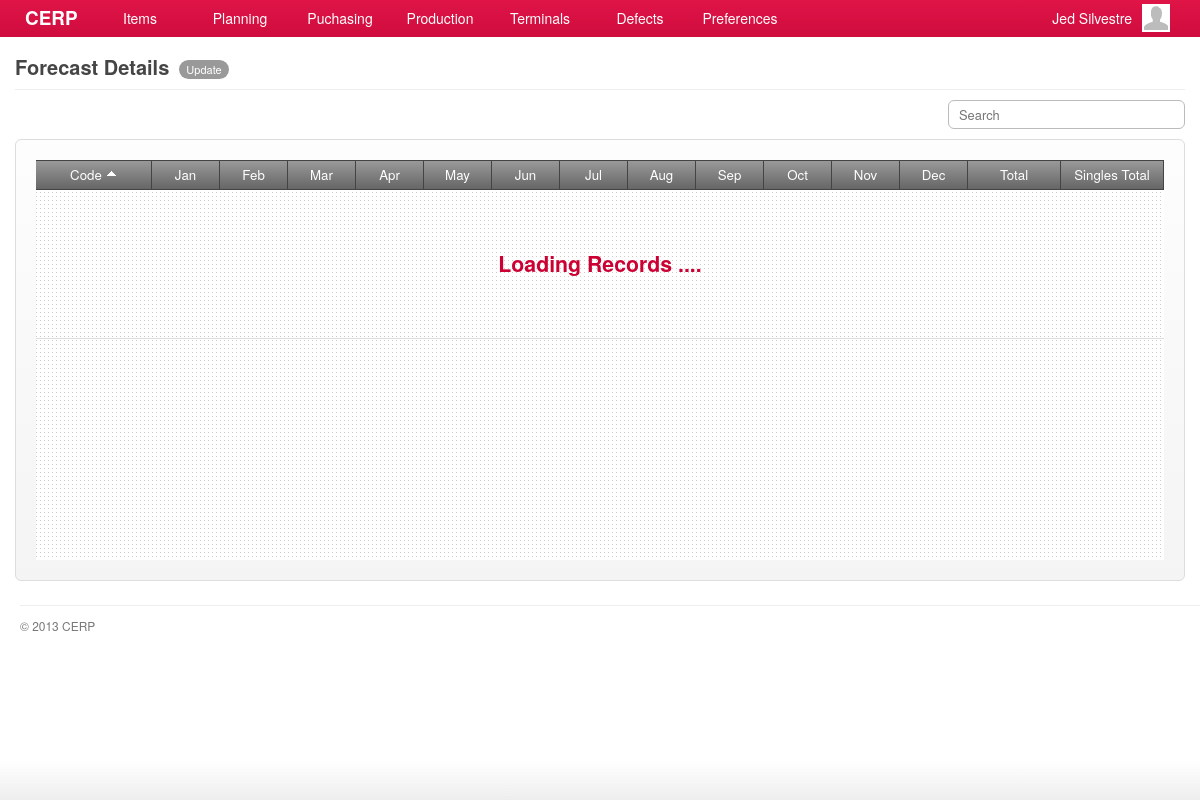
Before: /account/forecasts-show.php (signed in) with the older database file.
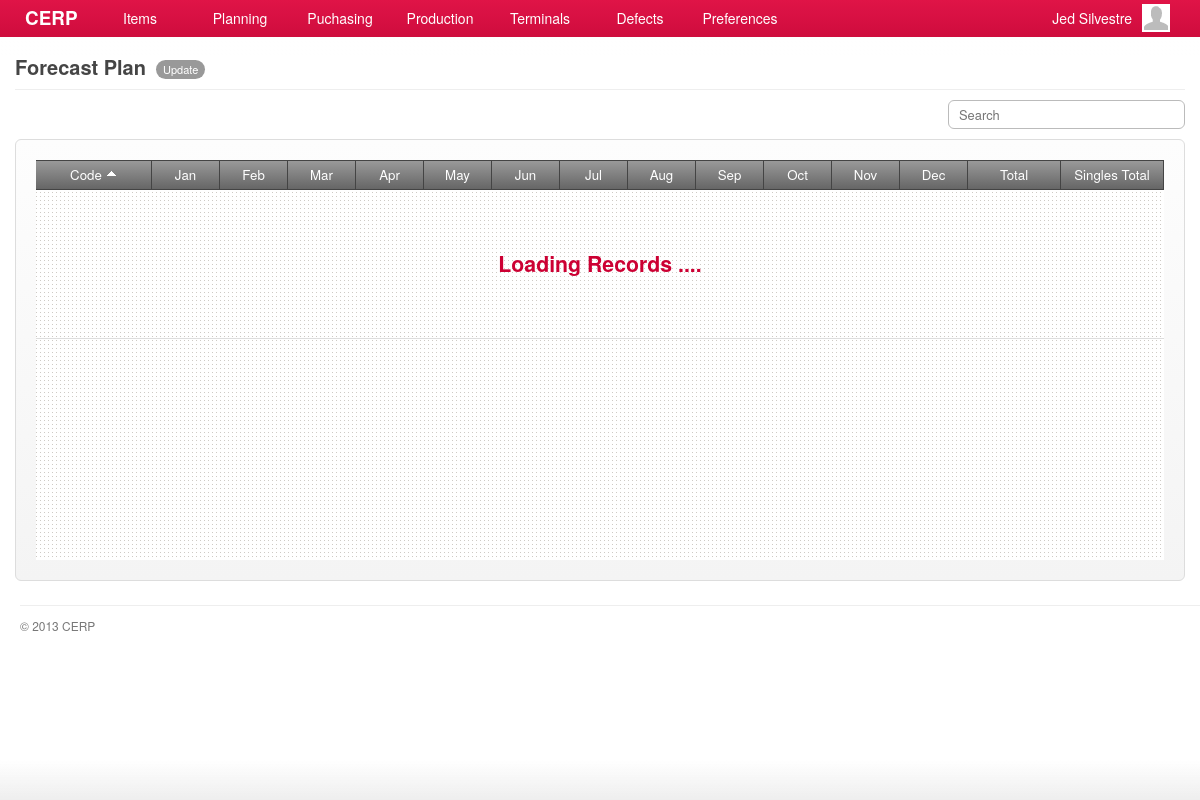
After: the same page with the newer database file.
### tables this page shows
CREATE TABLE `capabilities` (
  `id` int(11) NOT NULL AUTO_INCREMENT,
  `title` varchar(45) DEFAULT NULL,
  `name` varchar(45) DEFAULT NULL,
  `capability` varchar(45) DEFAULT NULL,
  `url` varchar(45) DEFAULT NULL,
  `parent` int(11) DEFAULT NULL,
  PRIMARY KEY (`id`)
);

### include/general.class.php (called while the page is built, shortened)
<?php
require('database.class.php');
require('capabilities.class.php');
require('role.class.php');
$DB				= new MySQL;
  $DB->database	= "cerpdb";
  $DB->username	= "cerpuser";
  $DB->password	= "cerpuser";
  $DB->hostname	= "localhost";
$Capabilities	= new Capabilities($DB);
$Signed			= $_SESSION['user'];
$Role		= new Role($DB, $Signed['id']);
?>

### include/role.class.php (called while the page is built, shortened)
<?php
class Role
{
	private $DB;
	private $user_id;
	function Role($db, $uid) {
  	$this->DB = $db;
		$this->user_id = $uid;
  }
	function isCapableByName($cap_name) {
		foreach ($this->getUserRoles() as $user_role) {
			$result = $this->DB->Find('role_capabilities', array(
						  			'columns' 		=> 'role_capabilities.*',
						  			'joins' => 'INNER JOIN capabilities ON capabilities.id = role_capabilities.capability_id',
						  	    'conditions' 	=> 'capabilities.capability="'. $cap_name .'" AND role_id='. $user_role['role_id']));
			if(isset($result)) {
				return TRUE;
			}
		}
	}
	function getUserRoles() {
		$result = $this->DB->Get('user_roles', array(
						  			'columns' 		=> 'user_roles.role_id, roles.name',
						  			'joins' => 'INNER JOIN roles ON roles.id = user_roles.role_id',
						  	    'conditions' 	=> 'user_roles.user_id='. $this->user_id));
		if(isset($result)) {
			return $result;
		}
	}
}

### include/database.class.php (called while the page is built, shortened)
<?php
class MySQL {
  public $username	= "cerpuser";
  public $password	= "cerpuser";
  public $hostname	= "localhost";
  public function Connect() {
    $conn = mysql_connect($this->hostname, $this->username, $this->password) or die("<br/><span class='notice'><p class='error'><strong>ERROR!</strong> Unable to connect to MySQL! </p></span>");
    return $conn;
  }
  public function Query($sql) {
  	$conn = $this->Connect();
    $result = mysql_query($sql, $conn);
	return $result;
  }
	function Find($table, $args='') {
  	if (isset($args)) {
  	  $args['columns'] = (isset($args['columns']) ? $args['columns'] : '*');
  	  $args['joins'] = (isset($args['joins']) ? $args['joins'] : '');
	 	 	$args['conditions'] = ($args['conditions'] == '' ? '' : 'where '.$args['conditions']);
		}
		$sql = "SELECT ".$args['columns']." FROM ".$table." ".$args['joins']." ".$args['conditions'];
		$row = $this->IsEmpty($this->Query($sql));
		return mysql_fetch_array($row);
  }
  function Get($table, $args='') {
  	if (isset($args)) {
  	  $args['columns'] = (isset($args['columns']) ? $args['columns'] : '*');
  	  $args['joins'] = (isset($args['joins']) ? $args['joins'] : '');
		  $args['conditions'] = ($args['conditions'] == '' ? '' : 'WHERE '.$args['conditions']);
  	  $args['order'] = (isset($args['order']) ? ' ORDER BY '.$args['order'] : '');
  	  $args['limit'] = (isset($args['limit']) ? ' LIMIT '.$args['limit'] : '');
  	  $args['group'] = (isset($args['group']) ? ' GROUP BY '.$args['group'] : '');
		}
		$data = array();
		$sql = "SELECT ".$args['columns']." FROM ".$table." ".$args['joins']." ".$args['conditions']." ".$args['group']." ".$args['order']." ".$args['limit'];
		$result = $this->IsEmpty($this->Query($sql));
		if(!empty($result)) {
	      while ($row = mysql_fetch_array($result)) {
	        $data[] = $row;
	      }
		}
		return $data;
  }
  private function IsEmpty($result) {
    if(mysql_num_rows($result) > 0) return $result;
    return null;
  }
}

### include/capabilities.class.php (called while the page is built, shortened)
<?php
class Capabilities {
  private $DB;
	public $All;
	function Capabilities($db) {
		$this->DB = $db;
		$this->GetCapabilities();
	}
  function GetTitle() {
    global $capability_key;
	return $this->All[$capability_key]['title'];
  }
	function GetCapabilities() {
		$capabilities = $this->DB->Get('capabilities', array(
					  			'columns' 		=> 'id, capability, title, name, parent, url',
					  	    'conditions' 	=> 'parent IS NOT null ORDER BY parent'));
		$all = array();
		foreach ($capabilities as $cap) {
			$all[$cap['capability']] = array('title' => $cap['title'],'name' => $cap['name'], 'url' => $cap['url'], 'parent' => $cap['parent']);
		}
		$this->All = $all;
	}
}

### account/forecasts-show.php (the view, shortened to what this page needs)
<?php
  $capability_key = 'show_forecast';
  require('header.php');
	$allowed = $Role->isCapableByName($capability_key);
	if(!$allowed) {
		require('inaccessible.php');
	}else{
?>
	<div id="page">
		<div id="page-title">
    	<h2>
      	<span class="title"><?php echo $Capabilities->GetTitle(); ?></span>
        <?php
				  echo '<a href="'.$Capabilities->All['edit_forecast']['url'].'" class="nav">'.$Capabilities->All['edit_forecast']['name'].'</a>';
				?>
      </h2>
		</div>
    <div id="content">
      <div class="search">
        <input type="text" id="keyword" name="keyword" class="keyword" placeholder="Search" />
      </div>
      <form id="form-name" action="<?php host($Capabilities->GetUrl()) ?>" method="POST" class="form-container">
				<div id="grid-forecast-calendar" class="grid jq-grid" style="min-height:400px;">
	        <table id="tbl-calendar" cellspacing="0" cellpadding="0">
	          <thead>
	            <tr>
	              <td class="border-right text-center"><a class="sort default active up" column="code">Code</a></td>
	              <td width="55" class="border-right text-center"><a class="sort" column="jan">Jan</a></td>
	              <td width="55" class="border-right text-center"><a class="sort" column="feb">Feb</a></td>
	              <td width="55" class="border-right text-center"><a class="sort" column="mar">Mar</a></td>
	              <td width="55" class="border-right text-center"><a class="sort" column="apr">Apr</a></td>
	              <td width="55" class="border-right text-center"><a class="sort" column="may">May</a></td>
	              <td width="55" class="border-right text-center"><a class="sort" column="jun">Jun</a></td>
	              <td width="55" class="border-right text-center"><a class="sort" column="jul">Jul</a></td>
	              <td width="55" class="border-right text-center"><a class="sort" column="aug">Aug</a></td>
	              <td width="55" class="border-right text-center"><a class="sort" column="sep">Sep</a></td>
	              <td width="55" class="border-right text-center"><a class="sort" column="oct">Oct</a></td>
	              <td width="55" class="border-right text-center"><a class="sort" column="nov">Nov</a></td>
	              <td width="55" class="border-right text-center"><a class="sort" column="dece">Dec</a></td>
	              <td width="80" class="border-right text-center"><a class="sort" column="total_qty">Total</a></td>
	              <td width="90" class="border-right text-center"><a class="sort" column="single_total_qty">Singles Total</a></td>
	            </tr>
	          </thead>
	          <tbody></tbody>
	        </table>
	      </div>
      </form>
		</div>
<?php }
require('footer.php'); ?>

### account/header.php (shortened to what this page needs)
<?php
require('../include/general.class.php');
?>
<!DOCTYPE html>
<html lang="en">
	<head>
		<link rel="stylesheet" href="../stylesheets/main.css" />
		<link rel="stylesheet" href="../stylesheets/form.css" />
		<link rel="stylesheet" href="../stylesheets/grid.css" />
		<link rel="stylesheet" href="../stylesheets/jquery.css" />
    <link rel="stylesheet" href="../stylesheets/simplePagination.css">
		<link rel="stylesheet" href="../stylesheets/jquery.modal.css" />
		<link rel="stylesheet" href="../stylesheets/smoothness/jquery-ui-1.10.1.custom.css" />
	</head>
	<body>
    <div id="container">
      <div id="header">
				<a id="brand" href="index.php" style="text-decoration: none">CERP</a>
			</div>
      <div id="main-menu">
        <div class="menu">
        	<a href="#" alt="#menu-items" class="show-submenu">Items</a>
        </div>
        <div class="menu">
          <a href="#" alt="#menu-plan" class="show-submenu">Planning</a>
        </div>
        <div class="menu">
          <a href="#" alt="#menu-purchasing" class="show-submenu">Puchasing</a>
        </div>
        <div class="menu">
          <a href="#" alt="#menu-production" class="show-submenu">Production</a>
        </div>
        <div class="menu">
          <a href="#" alt="#menu-terminals" class="show-submenu">Terminals</a>
        </div>
        <div class="menu">
          <a href="#" alt="#menu-defects" class="show-submenu">Defects</a>
        </div>
        <div class="menu">
          <a href="#" alt="#menu-preferences" class="show-submenu">Preferences</a>
        </div>
      </div>
      <div id="menu-profile">
         <div class="avatar small"></div>
         <span><?php echo $Signed['first_name']." ". $Signed['last_name']; ?> </span>
      </div>
    	<div id="header_fade" class="fade_up"></div>
    </div>

### account/footer.php
      <div id="footer">
        <p>&copy; 2013 CERP</p>
      </div>
    </div>
		<div class="fade_down"></div>
  </body>
</html>

### stylesheets/main.css (style rules this page uses)
*, html, body { margin:0;padding:0; }
html { font-size: 100%; -webkit-text-size-adjust: 100%; -ms-text-size-adjust: 100%; }
body { margin: 0; font-family:"Helvetica Neue", Helvetica, Arial, sans-serif; font-size:14px; line-height:20px; color:#454545; background-color:#ffffff; }
h1, h2, h3, h4 { padding:0 0 5px; margin:0 0 10px; }
h2 { font-size:20px; }
a { color: #0088cc; text-decoration: none; outline:none; }
#container { z-index:1; width:100%; height:37px; opacity:0.95; filter:alpha(opacity=95); position: fixed; }
#header { position:relative; padding:0 25px; height:37px; background-color:#cc0033; background-image:-moz-linear-gradient(top, #df083e, #cc0033); background-image:-webkit-gradient(linear, 0 0, 0 100%, from(#df083e), to(#cc0033)); background-image:-webkit-linear-gradient(top, #df083e, #cc0033); background-image:-o-linear-gradient(top, #df083e, #cc0033); background-image:linear-gradient(to bottom, #df083e, #cc0033); color:#ffffff; font-size:135%; }
#header_fade { position:relative; }
#header a { color:#ffffff; }
#page { background-color:#ffffff; font-size:95%; }
#content { padding:0 15px; min-height: 500px; }
#footer { display:block; padding:5px 0px 20px 20px; }
#brand { float:left; display:block; margin:8px 0 0; font-weight:bold; }
#main-menu { position:absolute; display:block; top:0; left:90px; z-index: 99; }
#main-menu .menu { float:left; width:100px; height:37px; text-align:center; outline:none; cursor:pointer; }
#main-menu .menu a { margin:8px 0 0; display:block; color:#ffffff; outline:none; }
#menu-profile { position:absolute; top:0; right:25px; display:block; padding:3px 5px 0 0; width:170px; height:33px; color:#fff; cursor:pointer; }
#menu-profile .avatar { float:right; margin:1px 0 0 10px; border:none; }
#menu-profile span { float:right; display:block; margin-top:5px; }
#page-title { margin:0 15px 10px; padding:57px 0 0; border-bottom:solid 1px #eeeeee; }
#page-title h2 { margin:0; padding:0 0 10px; }
#page-title h2 .title { float:left; padding-right:5px; }
#page-title h2 .nav { float:left; display:block; margin:3px 0 0 5px; padding:4px 7px; background-color:#999999; color:#ffffff; font-weight:normal; font-size:11px; line-height:11px; cursor:pointer; -webkit-border-radius:12px; -moz-border-radius:12px; border-radius:12px; }
#footer p { padding:10px 0 0; border-top:solid 1px #eeeeee; color:#777777; font-size:90%; }
.avatar { border:solid 1px #dddddd; background:#ffffff url('../images/icons/man-24x24.png') no-repeat center; }
.avatar.small { width:28px; height:28px; }
.border-right { border-right:solid 1px #dddddd; }
.text-center { text-align:center; }
.fade_down { position: fixed; content: ''; bottom: 0; left: 0; right: 0; height: 40px; background: -webkit-linear-gradient(top, rgba(255,255,255,0), #eee); }
.fade_up { content: ''; bottom: 0; left: 0; right: 0; height: 20px; background: -webkit-linear-gradient(bottom, rgba(255,255,255,0), #fff); }

### stylesheets/form.css (style rules this page uses)
form { margin:0 0 10px; }
form table tr th, form table tr td { padding:2px 0; }
.form-container { padding:20px; border:solid 1px #dddddd; background-color:#f9f9f9; background-image:-moz-linear-gradient(top, #fdfdfd, #f4f4f4); background-image:-webkit-gradient(linear, 0 0, 0 100%, from(#fdfdfd), to(#f4f4f4)); background-image:-webkit-linear-gradient(top, #fdfdfd, #f4f4f4); background-image:-o-linear-gradient(top, #fdfdfd, #f4f4f4); background-image:linear-gradient(to bottom, #fdfdfd, #f4f4f4); -webkit-border-radius:6px; -moz-border-radius:6px; border-radius:6px; }
input, textarea, select { padding:4px 5px; border:solid 1px #bbbbbb; color:#222222; font-size:97%; font-family:"Helvetica Neue", Helvetica, Arial, sans-serif; -webkit-border-radius:3px; -moz-border-radius:3px; border-radius:3px; }

Changed rows visible on the page:
changed capabilities: title "Forecast Details" → "Forecast Plan"
